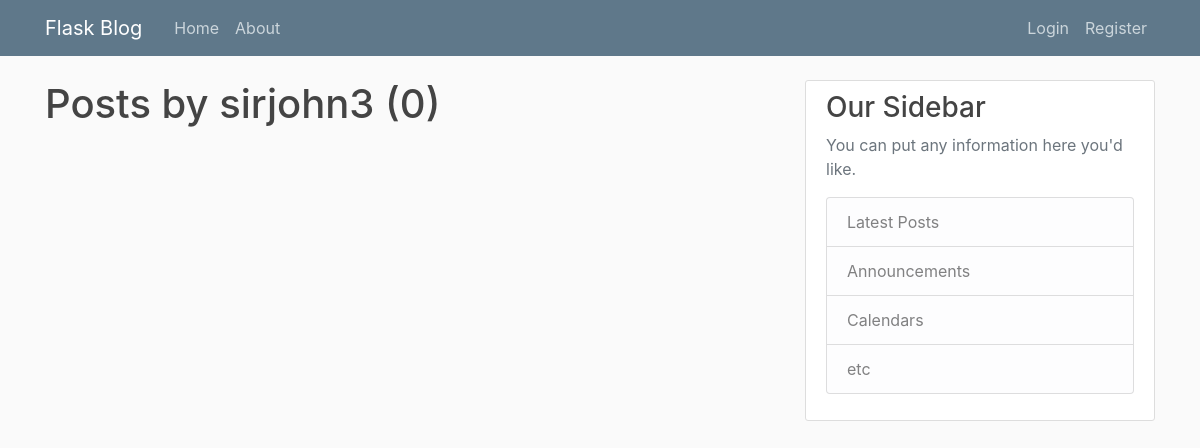
The app's page /user/sirjohn3, older data.
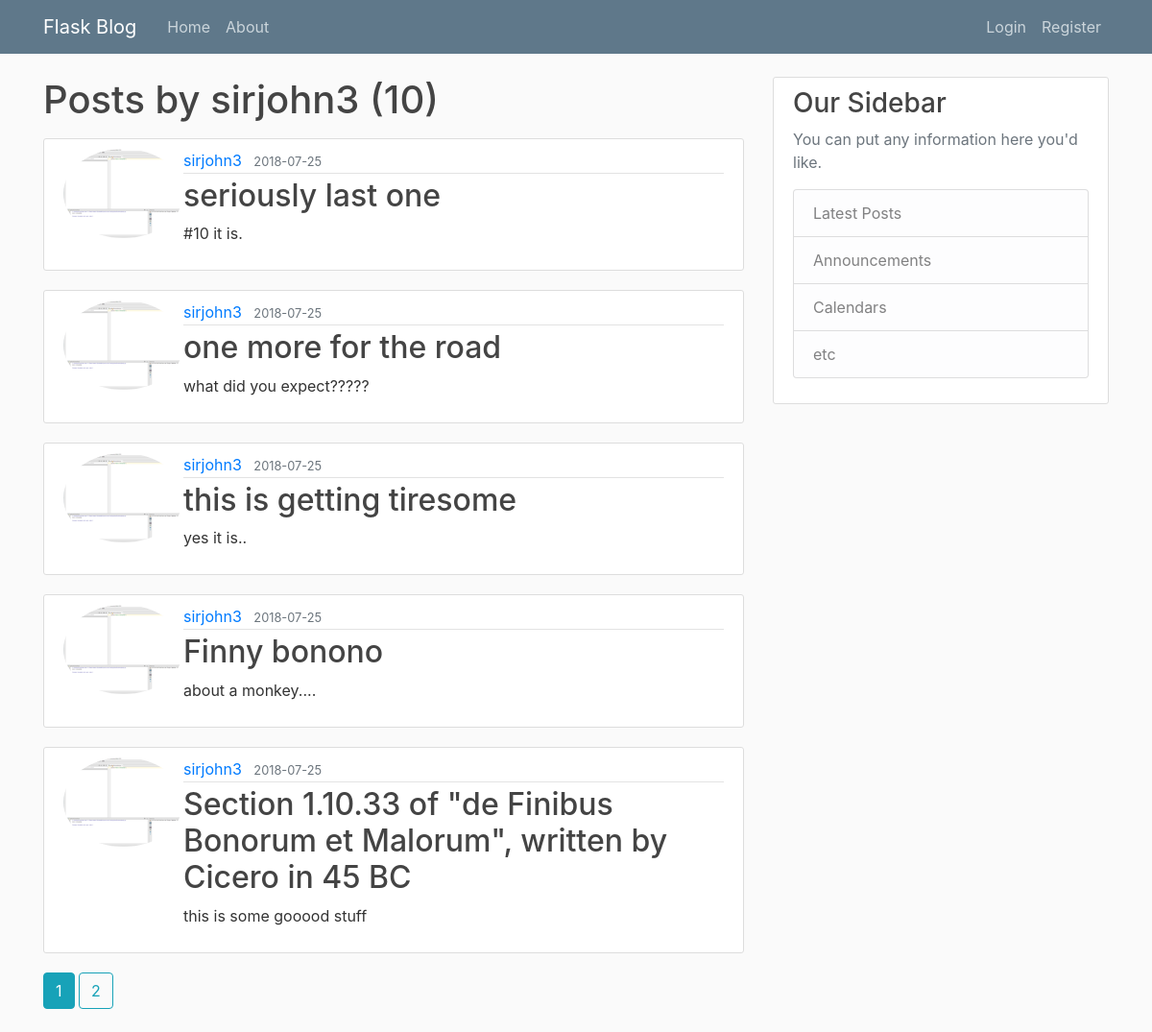
The same page, newer data.
### flaskblog/models.py (models this page shows, shortened)
class User(db.Model, UserMixin):
    id = db.Column(db.Integer, primary_key=True)
    username = db.Column(db.String(20), unique=True, nullable=False)
    email = db.Column(db.String(120), unique=True, nullable=False)
    image_file = db.Column(db.String(20), nullable=False, default='default.jpg')
    password = db.Column(db.String(60), nullable=False)
    posts = db.relationship('Post', backref='author', lazy=True)

class Post(db.Model):
    id = db.Column(db.Integer, primary_key=True)
    title = db.Column(db.String(100), nullable=False)
    date_posted = db.Column(db.DateTime, nullable=False, default=datetime.utcnow)
    content = db.Column(db.Text, nullable=False)
    user_id = db.Column(db.Integer, db.ForeignKey('user.id'), nullable=False)

### flaskblog/users/routes.py (the view)
@users.route("/user/<string:username>")
def user_posts(username):
    page = request.args.get('page', 1, type=int)
    user = User.query.filter_by(username=username).first_or_404()
    posts = Post.query.filter_by(author=user)\
        .order_by(Post.date_posted.desc())\
        .paginate(page=page, per_page=5)
    return render_template('user_posts.html', posts=posts, user=user)

### flaskblog/templates/user_posts.html
{% extends "layout.html" %}
{% block content %}
  <h1 class="mb-3">Posts by {{ user.username }} ({{ posts.total }})</h1>
    {% for post in posts.items %}
        <article class="media content-section">
          <img class="rounded-circle article-image" src="{{ url_for('static', filename='profile_pics/' + post.author.image_file) }}" alt="profile pic">
          <div class="media-body">
            <div class="article-metadata">
              <a class="mr-2" href="{{ url_for('users.user_posts', username=post.author.username) }}">{{ post.author.username }}</a>
              <small class="text-muted">{{ post.date_posted.strftime('%Y-%m-%d') }}</small>
            </div>
            <h2><a class="article-title" href="{{ url_for('posts.post', post_id=post.id) }}">{{ post.title }}</a></h2>
            <p class="article-content">{{ post.content }}</p>
          </div>
        </article>
    {% endfor %}
      {% for page_num in posts.iter_pages(left_edge=1, right_edge=1, left_current=1, right_current=2) %}
        {% if page_num %}
          {% if posts.page ==page_num %}
          <a class="btn btn-info mb-4" href="{{ url_for('users.user_posts', username=user.username, page=page_num) }}">{{ page_num }} </a>
          {% else %}
          <a class="btn btn-outline-info mb-4" href="{{ url_for('users.user_posts', username=user.username, page=page_num) }}">{{ page_num }} </a>
          {% endif %}
        {% else %}
          ...
      {% endif %}
    {% endfor %}
{% endblock content %}

### flaskblog/templates/layout.html (shortened to what this page needs)
<!DOCTYPE html>
<html>
<head>
    <link rel="stylesheet" href="https://maxcdn.bootstrapcdn.com/bootstrap/4.0.0/css/bootstrap.min.css">
    <link rel="stylesheet" type="text/css" href="{{ url_for('static', filename='main.css') }}">
</head>
<body>
    <header class="site-header">
      <nav class="navbar navbar-expand-md navbar-dark bg-steel fixed-top">
        <div class="container">
          <a class="navbar-brand mr-4" href="/">Flask Blog</a>
          <div class="collapse navbar-collapse" id="navbarToggle">
            <div class="navbar-nav mr-auto">
              <a class="nav-item nav-link" href="{{ url_for('main.home') }}">Home</a>
              <a class="nav-item nav-link" href="{{ url_for('main.about') }}">About</a>
            </div>
            <div class="navbar-nav">
              {% if current_user.is_authenticated %}
                <a class="nav-item nav-link" href="{{ url_for('users.account') }}">Account</a>
                <a class="nav-item nav-link" href="{{ url_for('posts.new_post') }}">New Post</a>
                <a class="nav-item nav-link" href="{{ url_for('users.logout') }}">Logout</a>
              {% else %}
                <a class="nav-item nav-link" href="{{ url_for('users.login') }}">Login</a>
                <a class="nav-item nav-link" href="{{ url_for('users.register') }}">Register</a>
              {% endif %}
            </div>
          </div>
        </div>
      </nav>
    </header>
    <main role="main" class="container">
      <div class="row">
        <div class="col-md-8">
          {% block content %}{% endblock %}
        </div>
        <div class="col-md-4">
          <div class="content-section">
            <h3>Our Sidebar</h3>
            <p class='text-muted'>You can put any information here you'd like.
              <ul class="list-group">
                <li class="list-group-item list-group-item-light">Latest Posts</li>
                <li class="list-group-item list-group-item-light">Announcements</li>
                <li class="list-group-item list-group-item-light">Calendars</li>
                <li class="list-group-item list-group-item-light">etc</li>
              </ul>
            </p>
          </div>
        </div>
      </div>
    </main>
</body>
</html>

### flaskblog/static/main.css (style rules this page uses)
body { background: #fafafa; color: #333333; margin-top: 5rem; }
h1, h2, h3, h4, h5, h6 { color: #444444; }
.bg-steel { background-color: #5f788a; }
.site-header .navbar-nav .nav-link { color: #cbd5db; }
.content-section { background: #ffffff; padding: 10px 20px; border: 1px solid #dddddd; border-radius: 3px; margin-bottom: 20px; }
.article-title { color: #444444; }
.article-content { white-space: pre-line; }
.article-metadata { padding-bottom: 1px; margin-bottom: 4px; border-bottom: 1px solid #e3e3e3 }

Row changes from the older to the newer data that the page shows:
added Post: image_file (picture), author.username "sirjohn3", date_posted "2018-07-25", title "seriously last one", content "#10 it is."
added Post: image_file (picture), author.username "sirjohn3", date_posted "2018-07-25", title "one more for the road", content "what did you expect?????"
added Post: image_file (picture), author.username "sirjohn3", date_posted "2018-07-25", title "this is getting tiresome", content "yes it is.."
added Post: image_file (picture), author.username "sirjohn3", date_posted "2018-07-25", title "Finny bonono", content "about a monkey...."
added Post: image_file (picture), author.username "sirjohn3", date_posted "2018-07-25", title "Section 1.10.33 of \"de Finibus Bonorum et Malorum\", written by Cicero in 45 BC", content "this is some gooood stuff"
Text that changed along with them:
{{ posts.total }}: "0" → "10"
new list line: "1"
new list line: "2"
